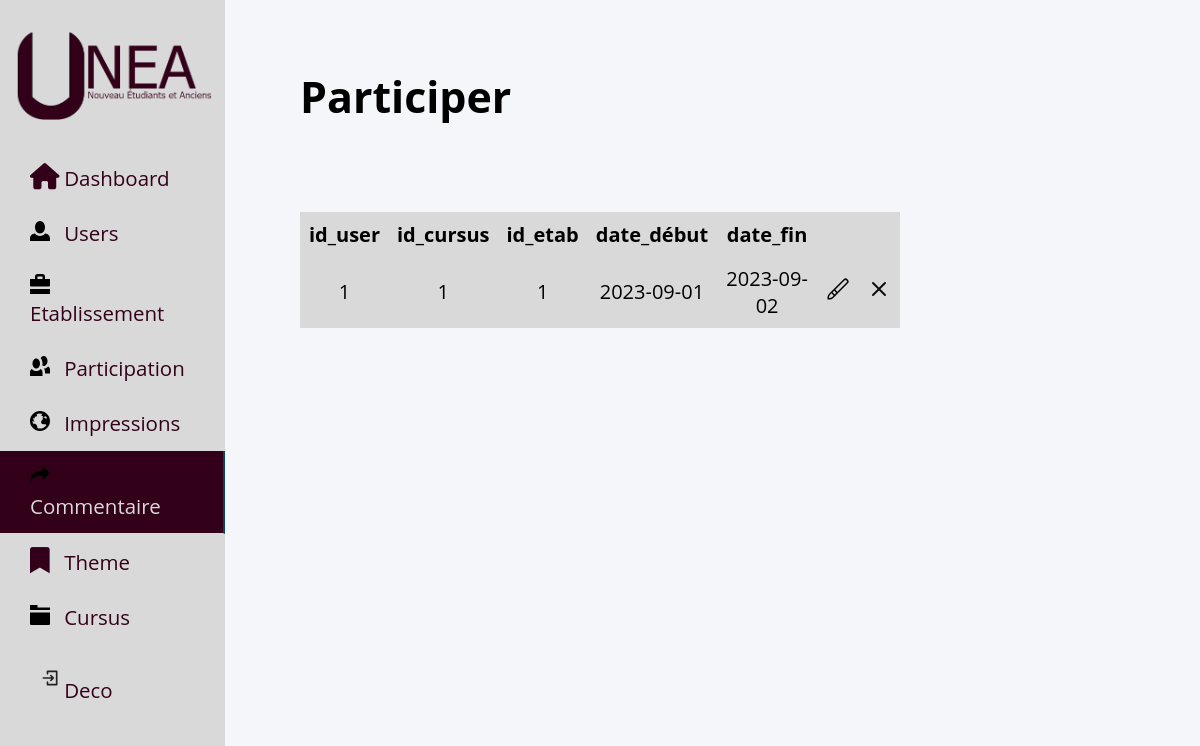
Page /admin/commentaire_admin.php on the earlier database version.
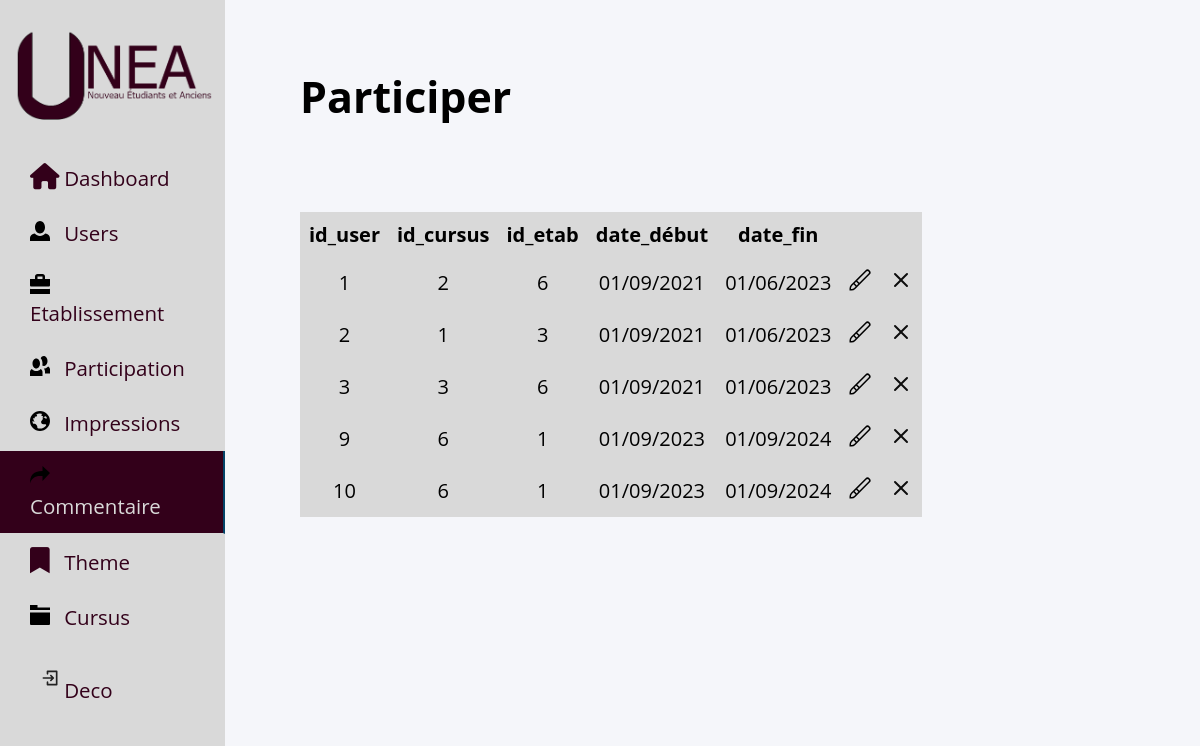
Same page on the later database version.
### tables this page shows
CREATE TABLE IF NOT EXISTS `participer` (
  `id_user` int NOT NULL AUTO_INCREMENT,
  `id_cursus` int NOT NULL,
  `id_etab` int NOT NULL,
  `date_debut` varchar(10) DEFAULT NULL,
  `date_fin` varchar(10) DEFAULT NULL,
  PRIMARY KEY (`id_user`,`id_cursus`,`id_etab`),
  KEY `id_user` (`id_user`),
  KEY `id_cursus` (`id_cursus`),
  KEY `id_etab` (`id_etab`)
);

### admin/commentaire_admin.php (the view, shortened to what this page needs)
<!DOCTYPE html>
<html lang="en">
<head>
    <link rel="stylesheet" href="../assets/css/admin.css">
    <link rel="stylesheet" href="https://cdnjs.cloudflare.com/ajax/libs/font-awesome/6.0.0/css/all.min.css">
</head>
<body>
<?php include('../include/bdd.php');
      include "../include/nav-admin.php";
      $sql_participer="SELECT * FROM participer";
    $req=$bdd->query($sql_participer);
    $req->execute();
    $resultat=$req->fetchAll();
?>
      <div class="container_user">
      <h2>Participer</h2>
    <table>
        <tr>
            <th>id_user</th>
            <th>id_cursus</th>
            <th>id_etab</th>
            <th>date_début</th>
            <th>date_fin</th>
            <th></th>
        </tr>
        <?php
        foreach ($resultat as $row) {?>
                        <tr>
                <td> <?=$row["id_user"]?> </td>
                <td><?=$row["id_cursus"] ?> </td>
                <td> <?=$row["id_etab"]?> </td>
                <td><?= $row["date_debut"] ?></td>
                <td><?= $row["date_fin"] ?></td>
                <td><button id="menu" form="form" ><img src="../icone/paint-brush-alt.svg"></button><button type="submit" id="submit" form="form1" style="display: none;"><img src="../icone/check.svg"></button></td>
                <td><button id="" ><img src="../icone/close.svg"></button></td>
              </tr>
            <?php }
                ?>
                </table>
 </div>

### include/nav-admin.php (shortened to what this page needs)
<div class="wrapper">
        <div class="sidebar">
           <div class="profile">
                <img src="../assets/img/logoFondTransparent.png" alt="profile_picture">
            </div>
            <ul>
                <li class="nav-item">
                    <a href="admin.php"  class="nav-link d-flex align-items-center">
                        <div class="icon"><i class="fa-solid fa-house" ></i></div>
                        <span class="item">Dashboard</span>
                    </a>
                </li>
                <li class="nav-item">
                    <a href="user_admin.php"class="nav-link d-flex align-items-center">
                        <div class="icon"><img src="../icone/person.svg"></div>
                        <span class="item">Users</span>
                    </a>
                </li>
                <li class="nav-item">
                    <a href="etablissement_admin.php" class="nav-link d-flex align-items-center">
                        <div class="icon"><img src="../icone/briefcase.svg"></i></div>
                        <span class="item">Etablissement</span>
                    </a>
                </li>
                <li class="nav-item">
                    <a href="participer_admin.php" class="nav-link d-flex align-items-center">
                        <div class="icon"><img src="../icone/people.svg"></i></div>
                        <span class="item">Participation</span>
                    </a>
                </li>
                <li class="nav-item">
                    <a href="impression_admin.php" class="nav-link d-flex align-items-center">
                        <div class="icon"><img src="../icone/globe.svg"></div>
                        <span class="item">Impressions</span>
                    </a>
                </li>
                <li class="nav-item">
                    <a href="commentaire_admin.php" class="nav-link d-flex align-items-center">
                        <div class="icon"><img src="../icone/share.svg"></div>
                        <span class="item">Commentaire</span>
                    </a>
                </li>
                <li class="nav-item">
                    <a href="theme_admin.php" class="nav-link d-flex align-items-center">
                        <div class="icon"><i class="fa-solid fa-bookmark"></i></div>
                        <span class="item">Theme</span>
                    </a>
                </li>
                <li class="nav-item">
                    <a href="cursus_admin.php" class="nav-link d-flex align-items-center">
                        <div class="icon"><img src="../icone/folder.svg"></div>
                        <span class="item">Cursus</span>
                    </a>
                </li>
                <li class="nav-item">
                    <a href="../home.php" class="nav-link d-flex align-items-center">
                        <div class="icon"><img src="../icone/enter-entrance.svg"></div>
                        <span class="item">Deco</span>
                    </a>
                </li>
            </ul>
        </div>
        </div>

### assets/css/admin.css (style rules this page uses)
* { list-style: none; text-decoration: none; margin: 0; padding: 0; box-sizing: border-box; font-family: 'Open Sans', sans-serif; font-size: 1.28em; }
body { background: #f5f6fa; }
.wrapper .sidebar { background: #d9d9d9; position: fixed; top: 0; left: 0; width: 225px; height: 100%; padding: 20px 0; transition: all 0.5s ease; }
.wrapper .sidebar .profile { margin-bottom: 30px; text-align: center; }
.wrapper .sidebar .profile img { display: block; width: 200px; height: 100px; margin: 0 auto; }
.wrapper .sidebar ul li a { display: block; padding: 13px 30px; border-bottom: 1px solid #d9d9d9; color:#33001A; font-size: 16px; position: relative; }
.wrapper .sidebar ul li a .icon { color: #33001A; width: 30px; display: inline-block; }
.wrapper .sidebar ul li a:hover, .wrapper .sidebar ul li a.active { color: #d9d9d9; background:#33001A; border-right: 2px solid rgb(5, 68, 104); }
.wrapper .sidebar ul li a:hover:before, .wrapper .sidebar ul li a.active:before { display: block; }
.wrapper .sidebar ul li a .icon { color: #33001A; width: 30px; display: inline-block; font-family: 'Font Awesome 5 Free'; }
.container_user { width:50%; margin: 0 auto; margin-top: 2em ; }
table { width: 100%; border-collapse: collapse; background-color: #d9d9d9; margin-top: 2em; }
th, td { border: 1px solid #d9d9d9; padding: 8px; text-align: center; font-size: 20px; }
th { background-color: #d9d9d9; }
button { background-color: #d9d9d9; border: none ; }

Differences in the rows shown:
removed participer: id_user "1", id_cursus "1", id_etab "1", date_debut "2023-09-01", date_fin "2023-09-02"
added participer: id_user "1", id_cursus "2", id_etab "6", date_debut "01/09/2021", date_fin "01/06/2023"
added participer: id_user "2", id_cursus "1", id_etab "3", date_debut "01/09/2021", date_fin "01/06/2023"
added participer: id_user "3", id_cursus "3", id_etab "6", date_debut "01/09/2021", date_fin "01/06/2023"
added participer: id_user "9", id_cursus "6", id_etab "1", date_debut "01/09/2023", date_fin "01/09/2024"
added participer: id_user "10", id_cursus "6", id_etab "1", date_debut "01/09/2023", date_fin "01/09/2024"
